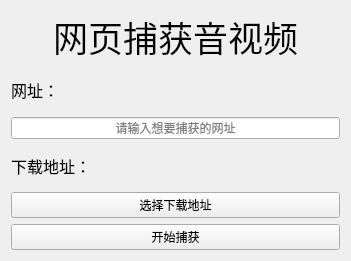
<?xml version="1.0" encoding="UTF-8"?>
<ui version="4.0">
 <class>Capture</class>
 <widget class="QWidget" name="Capture">
  <property name="geometry">
   <rect>
    <x>0</x>
    <y>0</y>
    <width>351</width>
    <height>261</height>
   </rect>
  </property>
  <property name="windowTitle">
   <string>Capture</string>
  </property>
  <property name="windowIcon">
   <iconset>
    <normaloff>resource/logo.ico</normaloff>resource/logo.ico</iconset>
  </property>
  <layout class="QVBoxLayout" name="verticalLayout">
   <item>
    <widget class="QLabel" name="label_2">
     <property name="font">
      <font>
       <family>华文楷体</family>
       <pointsize>26</pointsize>
      </font>
     </property>
     <property name="text">
      <string>网页捕获音视频</string>
     </property>
     <property name="alignment">
      <set>Qt::AlignCenter</set>
     </property>
     <property name="indent">
      <number>-1</number>
     </property>
    </widget>
   </item>
   <item>
    <widget class="QLabel" name="label">
     <property name="font">
      <font>
       <family>华文楷体</family>
       <pointsize>12</pointsize>
      </font>
     </property>
     <property name="text">
      <string>网址：</string>
     </property>
    </widget>
   </item>
   <item>
    <widget class="QLineEdit" name="lineEdit">
     <property name="alignment">
      <set>Qt::AlignCenter</set>
     </property>
     <property name="placeholderText">
      <string>请输入想要捕获的网址</string>
     </property>
    </widget>
   </item>
   <item>
    <widget class="QLabel" name="label_3">
     <property name="font">
      <font>
       <family>华文楷体</family>
       <pointsize>12</pointsize>
      </font>
     </property>
     <property name="text">
      <string>下载地址：</string>
     </property>
    </widget>
   </item>
   <item>
    <widget class="QPushButton" name="pushButton_path">
     <property name="text">
      <string>选择下载地址</string>
     </property>
    </widget>
   </item>
   <item>
    <widget class="QPushButton" name="pushButton">
     <property name="text">
      <string>开始捕获</string>
     </property>
    </widget>
   </item>
  </layout>
 </widget>
 <resources/>
 <connections/>
</ui>
